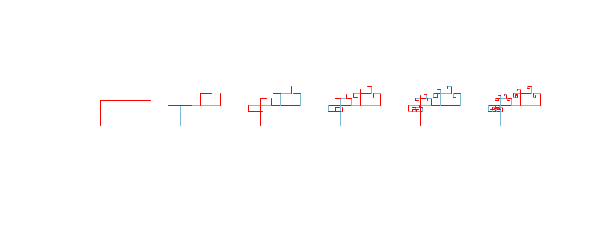
Frame 1 (no input)
Frame 60 (the mouse pressed at the canvas centre just before this capture): identical to frame 1, image omitted
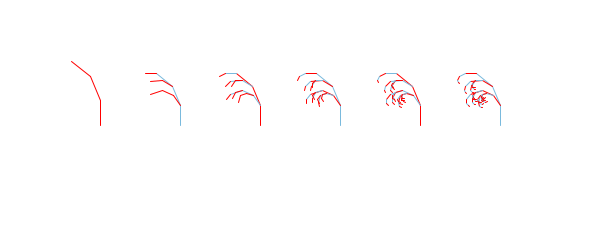
Frame 120 (the mouse held since frame 60 and released just before this capture)

The Processing sketch that drew these frames (run headless with seeded random() and noise(); from frame 60 on, the mouse is pressed at the canvas centre):

// Processing sketch: processing_16962
// ── processing_16962.pde

int counter;
int i;
int turns;
float angle;
float nextX;
float nextY;
float len;
float phi;
float coeff;
boolean increasing;

float x;
float y;

void setup() {  //setup function called initially, only once
  size(600, 250);
  background(255);  //set background white
  colorMode(RGB);   //set colors to Hue, Saturation, Brightness mode
  counter = 0;
  turns = 4;
  x = width/2;
  y  = height/2;
  angle = 0;
  len = 5;
  phi = 0;
  coeff = 2;
  increasing = true;
  
}

void draw() {  //draw function loops 
  

  //x= mouseX;
  //y = mouseY;
  
 background(255);
  
  
  
  
 i = 0;

turns = 6;

drawSpiral(width/2-200,height/2, 2+ mouseX/100, 25, PI/2,1,2);

drawSpiral(width/2-120,height/2,2 + mouseX/100, 20, PI/2,2,2);


drawSpiral(width/2-40,height/2,2+ mouseX/100, 20, PI/2,3,2);

drawSpiral(width/2 + 40,height/2,2+mouseX/100, 20, PI/2,4,2);

drawSpiral(width/2 + 120,height/2,2+mouseX/100, 20, PI/2,5,2);

drawSpiral(width/2 + 200,height/2,2+mouseX/100, 20, PI/2,6,2);




if( increasing){
   
phi = phi + 0.001;

} 


if ( !increasing ){
   phi = phi - 0.001;
}

if( phi > PI/3 ){
   phi = PI/3;
   increasing = false;
}

if( phi < -PI/3 ){
   phi = -PI/3;
   increasing = true;
   
}



coeff = coeff + 0.01;
   







}

void drawSpiral(float x, float y, int turns, float len, float angle, int depth,int depth2){
   
   if( depth % 2 == 0 ){
   stroke( 122,186,221);
   }
   else{
   stroke (255,0,0);
   }
   
   if(depth > 0){
      float nextX;
      float nextY;
      float nextAngle;
      
      nextX = x + len*cos(angle);
      nextY = y - len*sin(angle);
      
      line(x,y,nextX,nextY);
      
      nextAngle = angle + PI/(float)turns;
      
      //drawSpiral(nextX,nextY, turns +4, len/1.1, angle,depth-1);
      //drawSpiral(nextY ,nextX ,(turns  )  , len/1.1,-angle,depth-1);
      
      if( depth2 > 0) {
      drawSpiral(nextX ,nextY,turns  ,len,mouseY*angle/100 ,depth,depth2 -1);}
      //drawSpiral(nextX,nextY,-turns,len/1.1,-angle,depth-1);
      
      drawSpiral(nextX,nextY,turns,len/1.7,nextAngle ,depth-1,depth2);
   }
}
      
                
